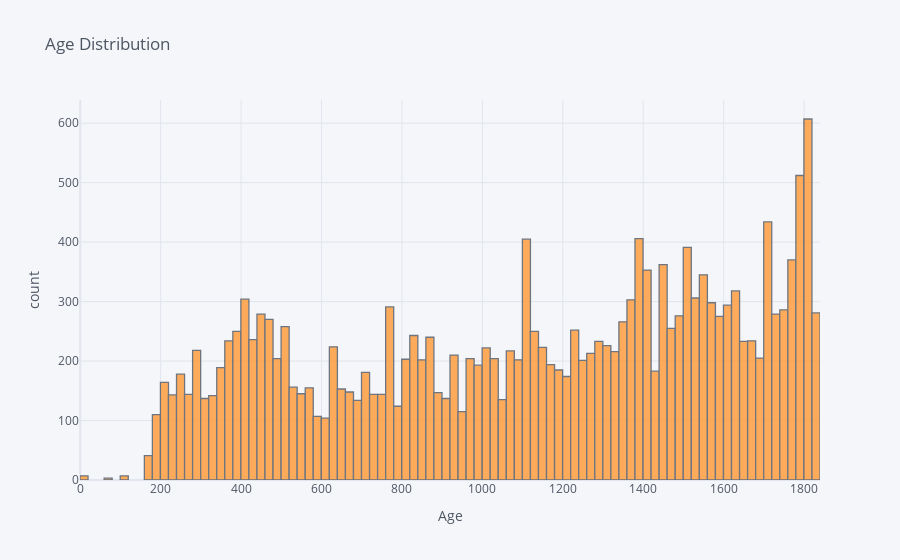

Notebook code cell kept with this figure:
### Code cell
personlab_artifact['age'].iplot(kind='hist', xTitle='Age',
                  yTitle='count', title='Age Distribution')

### Figure 1 — Plotly figure (JSON) as saved in the notebook; plotly's stock layout.template omitted (floating-point values rounded to 4 significant figures; data arrays with more than 128 entries replaced by an {"elided": "..."} marker saying what was removed)
{"data": [{"histfunc": "count", "histnorm": "", "marker": {"color": "rgba(255, 153, 51, 1.0)", "line": {"color": "#4D5663", "width": 1.3}}, "name": "age", "opacity": 0.8, "orientation": "v", "type": "histogram", "x": {"elided": "19446 int values"}}], "layout": {"barmode": "overlay", "legend": {"bgcolor": "#F5F6F9", "font": {"color": "#4D5663"}}, "paper_bgcolor": "#F5F6F9", "plot_bgcolor": "#F5F6F9", "title": {"font": {"color": "#4D5663"}, "text": "Age Distribution"}, "xaxis": {"gridcolor": "#E1E5ED", "showgrid": true, "tickfont": {"color": "#4D5663"}, "title": {"font": {"color": "#4D5663"}, "text": "Age"}, "zerolinecolor": "#E1E5ED"}, "yaxis": {"gridcolor": "#E1E5ED", "showgrid": true, "tickfont": {"color": "#4D5663"}, "title": {"font": {"color": "#4D5663"}, "text": "count"}, "zerolinecolor": "#E1E5ED"}}}
